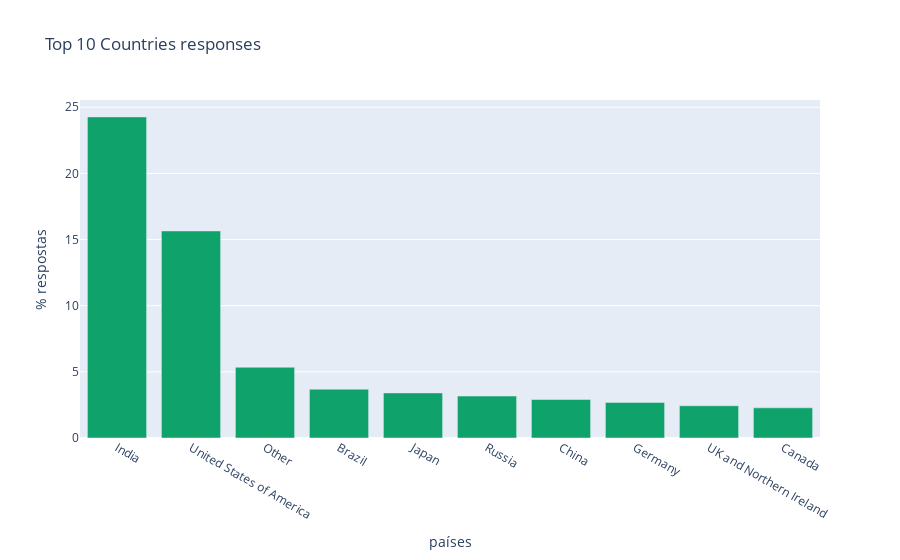

Notebook cell for this chart:
### Code cell
countries[['country', 'total per %']][0:10]
fig = go.Figure([go.Bar(x= countries.country[0:10], 
                        y=countries['total per %'][0:10],
                       marker = dict(
                         color='#0fa36b'))])
fig.update_layout(title= "Top 10 Countries responses",
                 yaxis_title='% respostas',
                 xaxis_title='países')
py.offline.iplot(fig, filename='horizontal-bar')

### Figure 1 — Plotly figure (JSON) as saved in the notebook; plotly's stock layout.template omitted (floating-point values rounded to 4 significant figures)
{"data": [{"marker": {"color": "#0fa36b"}, "type": "bar", "x": ["India", "United States of America", "Other", "Brazil", "Japan", "Russia", "China", "Germany", "UK and Northern Ireland", "Canada"], "y": [24.27, 15.65, 5.35, 3.69, 3.41, 3.17, 2.91, 2.69, 2.44, 2.28]}], "layout": {"title": {"text": "Top 10 Countries responses"}, "xaxis": {"title": {"text": "países"}}, "yaxis": {"title": {"text": "% respostas"}}}}
